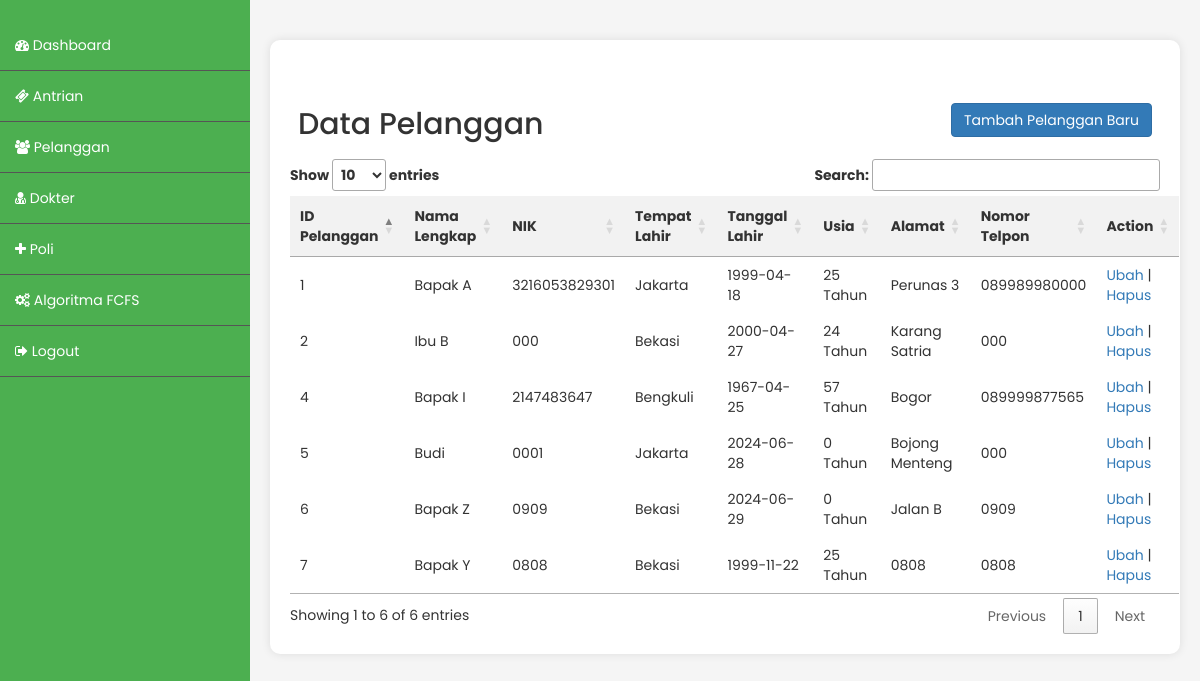
Page /index.php/admin/pelanggan on the committed database.
### tables this page shows
CREATE TABLE `pelanggan` (
  `id_pelanggan` int(255) NOT NULL,
  `nama_pelanggan` varchar(255) NOT NULL,
  `nik` varchar(255) NOT NULL,
  `tempat_lahir` varchar(255) NOT NULL,
  `tanggal_lahir` date NOT NULL,
  `alamat` varchar(255) NOT NULL,
  `no_telp` varchar(255) NOT NULL
);

### application/controllers/Admin.php (called while the page is built, shortened)
<?php
class Admin extends CI_Controller {
	public function __construct()
	{
		$this->load->model('akun_model');
		$this->load->model('crud_model');
	}
	public function pelanggan()
	{
		$data['array_pelanggan'] = $this->crud_model->mengambil_data('pelanggan');
		$this->load->view('admin_pelanggan',$data);
	}
}

### index.php (called while the page is built, shortened)
<?php
require_once BASEPATH.'core/CodeIgniter.php';

### application/models/Crud_model.php (called while the page is built, shortened)
<?php
class Crud_model extends CI_Model{
	public function mengambil_data($nama_tabel)
	{
		$this->db->select('*');
		$this->db->from($nama_tabel);
		$query = $this->db->get();
		return $query->result();
	}
}

### application/views/admin_pelanggan.php (the view, shortened to what this page needs)
<!DOCTYPE html>
<html lang="en">
<head>
<link rel="stylesheet" type="text/css" href="https://cdn.datatables.net/1.10.25/css/jquery.dataTables.css">
<link href="//maxcdn.bootstrapcdn.com/bootstrap/3.3.0/css/bootstrap.min.css" rel="stylesheet" id="bootstrap-css">
<link href="https://maxcdn.bootstrapcdn.com/font-awesome/4.7.0/css/font-awesome.min.css" rel="stylesheet">
<link rel="stylesheet" href="<?=base_url()?>/css/style.css">
</head>
<body>
<div class="content">
	<div class="status-info">
<table>
    <tr>
      <td class="title"><h2>Data Pelanggan</h2></td>
      <td class="button-container" style="text-align: right;">
        <a href="<?=site_url('admin/pelanggan_add')?>"><button type="button" class="btn btn-primary">Tambah Pelanggan Baru</button></a>
      </td>
    </tr>
  </table>
	  <table id="productTable">
		<thead>
		  <tr>
			<th>ID Pelanggan</th>
			<th>Nama Lengkap</th>
			<th>NIK</th>
			<th>Tempat Lahir</th>
			<th>Tanggal Lahir</th>
			<th>Usia</th>
			<th>Alamat</th>
			<th>Nomor Telpon</th>
			<th>Action</th>
		  </tr>
		</thead>
		<tbody>
		<?php foreach($array_pelanggan as $pelanggan): ?>
		  <tr>
			<td><?=$pelanggan->id_pelanggan?></td>
			<td><?=$pelanggan->nama_pelanggan?></td>
			<td><?=$pelanggan->nik?></td>
			<td><?=$pelanggan->tempat_lahir?></td>
			<td><?=$pelanggan->tanggal_lahir?></td>
			<td><?=((int)date("Y") - (int)$pelanggan->tanggal_lahir). " Tahun"?></td>
			<td><?=$pelanggan->alamat?></td>
			<td><?=$pelanggan->no_telp?></td>
			<td>
				<a href="<?=site_url('/admin/pelanggan_edit/'.$pelanggan->id_pelanggan)?>">Ubah</a> |
				<a href="<?=site_url('/admin/pelanggan_hapus/'.$pelanggan->id_pelanggan)?>">Hapus</a>
			</td>
		  </tr>
		<?php endforeach; ?>
		</tbody>
	  </table>
	</div>
</div>
</body>
</html>

### css/style.css (style rules this page uses)
body { margin: 0; padding: 0; font-family: 'Poppins', sans-serif; background-color: #f5f5f5; }
.content { margin-left: 250px; padding: 20px; }
.content h2 { color: #333; }
.status-info { background-color: #fff; padding: 20px; border-radius: 10px; box-shadow: 0 0 10px rgba(0, 0, 0, 0.1); margin-top: 20px; }
table { width: 100%; border-collapse: collapse; margin-top: 20px; }
th, td { border: 1px solid #ddd; padding: 8px; text-align: left; }
th { background-color: #f2f2f2; }

### application/views/admin_pelanggan.php (style rules this page uses)
table { border-collapse: collapse; }
table, th, td { border: none; }

### rows in the picture
pelanggan: id_pelanggan "1", nama_pelanggan "Bapak A", nik "3216053829301", tempat_lahir "Jakarta", tanggal_lahir "1999-04-18", alamat "Perunas 3", no_telp "089989980000"
pelanggan: id_pelanggan "2", nama_pelanggan "Ibu B", nik "000", tempat_lahir "Bekasi", tanggal_lahir "2000-04-27", alamat "Karang Satria", no_telp "000"
pelanggan: id_pelanggan "4", nama_pelanggan "Bapak I", nik "2147483647", tempat_lahir "Bengkuli", tanggal_lahir "1967-04-25", alamat "Bogor", no_telp "089999877565"
pelanggan: id_pelanggan "5", nama_pelanggan "Budi", nik "0001", tempat_lahir "Jakarta", tanggal_lahir "2024-06-28", alamat "Bojong Menteng", no_telp "000"
pelanggan: id_pelanggan "6", nama_pelanggan "Bapak Z", nik "0909", tempat_lahir "Bekasi", tanggal_lahir "2024-06-29", alamat "Jalan B", no_telp "0909"
pelanggan: id_pelanggan "7", nama_pelanggan "Bapak Y", nik "0808", tempat_lahir "Bekasi", tanggal_lahir "1999-11-22", alamat "0808", no_telp "0808"
